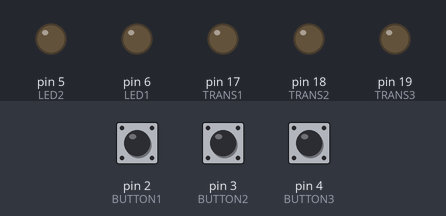
Bench run of a sketch on a simulated Arduino Uno, built with avr-gcc and run on an emulated ATmega328P. On the bench: output pins drawn as LEDs (lit = HIGH). The test bench sets the inputs (shaded band); at power-on: pin 2 (BUTTON1) LOW, pin 3 (BUTTON2) LOW, pin 4 (BUTTON3) LOW.

Above: at 1.2 s.
1.3 s: pin 2 (BUTTON1) pulled HIGH for 0.15 s
At 2.5 s:
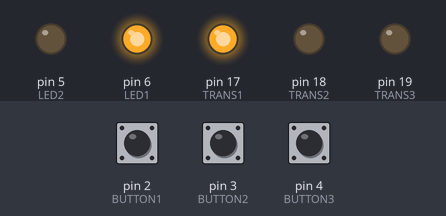
2.9 s: pin 3 (BUTTON2) pulled HIGH for 0.15 s
At 3.7 s:
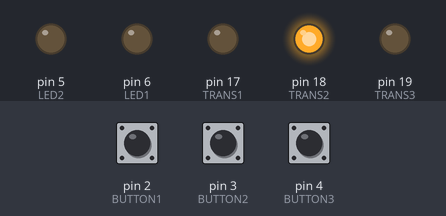
4.5 s: pin 4 (BUTTON3) pulled HIGH for 0.15 s
At 4.9 s:
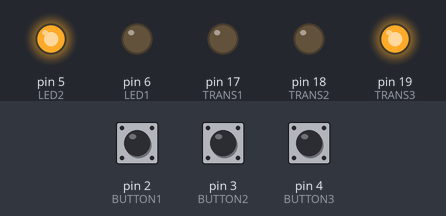
6.1 s: pin 2 (BUTTON1) pulled HIGH for 1 s
At 7.4 s:
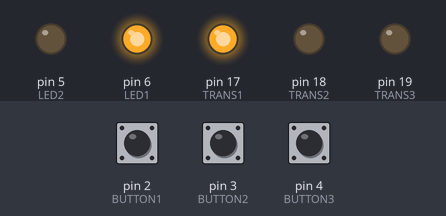
8.6 s: pin 3 (BUTTON2) pulled HIGH for 1 s
At 9.3 s:
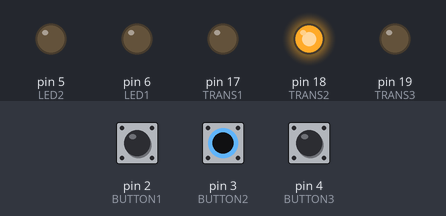
Timing chart, 0 to 11.6 s (numbered marks = the images above; inputs shaded):
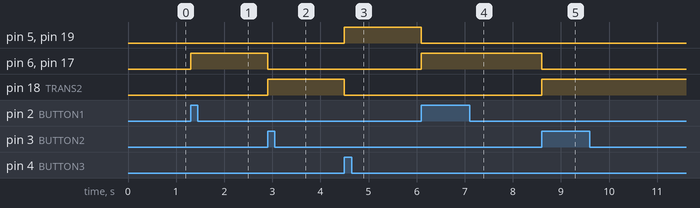

Measured:
- after the input at 1.3 s, pin 6 (LED1), pin 17 (TRANS1): LOW → HIGH at once
- after the input at 2.9 s, pin 6 (LED1), pin 17 (TRANS1): HIGH → LOW at once; pin 18 (TRANS2): LOW → HIGH at once
- after the input at 4.5 s, pin 5 (LED2), pin 19 (TRANS3): LOW → HIGH at once; pin 18 (TRANS2): HIGH → LOW at once
- after the input at 6.1 s, pin 5 (LED2), pin 19 (TRANS3): HIGH → LOW at once; pin 6 (LED1), pin 17 (TRANS1): LOW → HIGH at once
- after the input at 8.6 s, pin 6 (LED1), pin 17 (TRANS1): HIGH → LOW at once; pin 18 (TRANS2): LOW → HIGH at once

The sketch:

test.ino
```cpp
#define LED1 6
#define LED2 5
#define BUTTON1 2
#define BUTTON2 3
#define BUTTON3 4

#define TRANS1 17
#define TRANS2 18
#define TRANS3 19

void setup()
{
  // put your setup code here, to run once:

  pinMode(LED1,OUTPUT);
  pinMode(LED2,OUTPUT);

  pinMode(BUTTON1,INPUT);
  pinMode(BUTTON2,INPUT);
  pinMode(BUTTON3,INPUT);

  pinMode(TRANS1,OUTPUT);
  pinMode(TRANS2,OUTPUT);
  pinMode(TRANS3,OUTPUT);
}

void loop()
{
  // put your main code here, to run repeatedly:

  if(digitalRead(BUTTON1)==HIGH)
  {
    digitalWrite(LED1,HIGH);
    digitalWrite(LED2,LOW);

    digitalWrite(TRANS1,HIGH);
    digitalWrite(TRANS2,LOW);
    digitalWrite(TRANS3,LOW);
  }
  else if(digitalRead(BUTTON2)==HIGH)
  {
    digitalWrite(LED1,LOW);
    digitalWrite(LED2,LOW);

    digitalWrite(TRANS1,LOW);
    digitalWrite(TRANS2,HIGH);
    digitalWrite(TRANS3,LOW);
  }
  else if(digitalRead(BUTTON3)==HIGH)
  {
    digitalWrite(LED1,LOW);
    digitalWrite(LED2,HIGH);

    digitalWrite(TRANS1,LOW);
    digitalWrite(TRANS2,LOW);
    digitalWrite(TRANS3,HIGH);
  }
}
```
